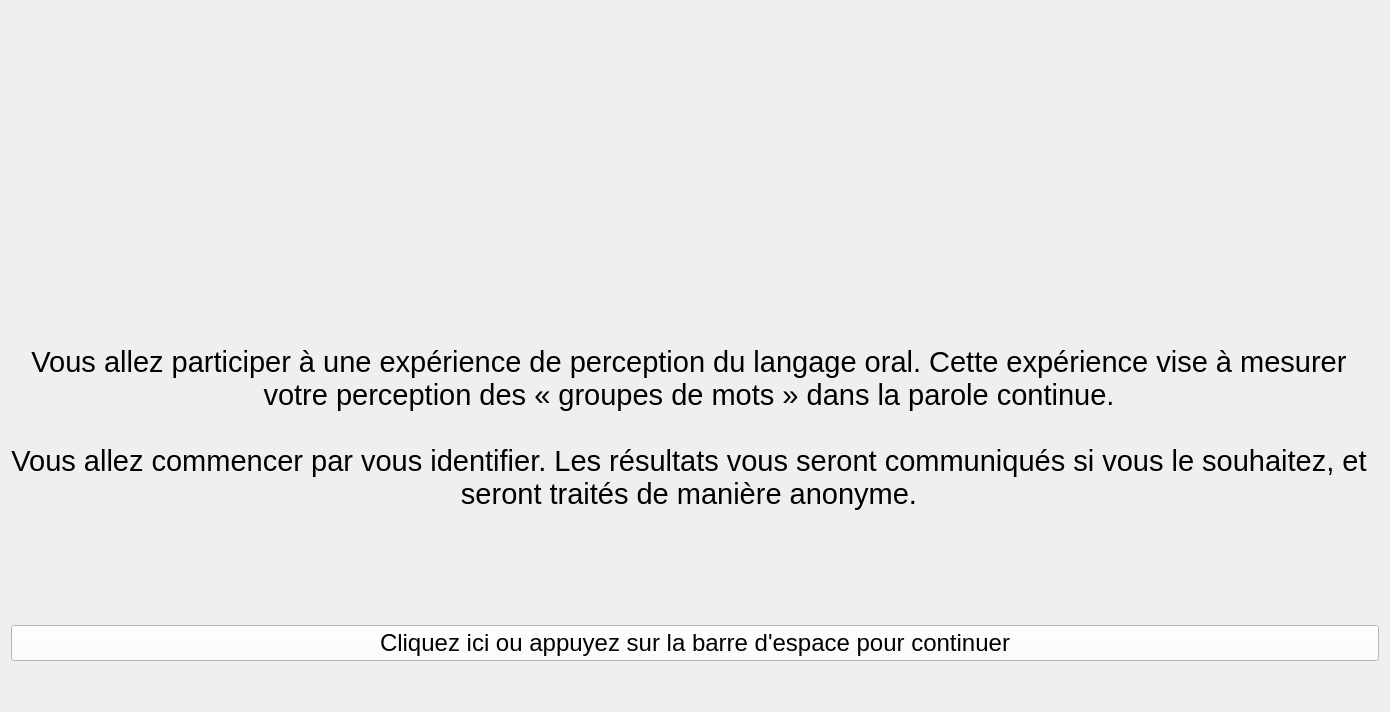
<?xml version="1.0" encoding="UTF-8"?>
<ui version="4.0">
 <class>MainWindow</class>
 <widget class="QMainWindow" name="MainWindow">
  <property name="geometry">
   <rect>
    <x>0</x>
    <y>0</y>
    <width>1223</width>
    <height>712</height>
   </rect>
  </property>
  <property name="windowTitle">
   <string>TapDance Experiment (v. 1.0)</string>
  </property>
  <widget class="QWidget" name="centralWidget">
   <property name="palette">
    <palette>
     <active>
      <colorrole role="WindowText">
       <brush brushstyle="SolidPattern">
        <color alpha="255">
         <red>0</red>
         <green>0</green>
         <blue>0</blue>
        </color>
       </brush>
      </colorrole>
      <colorrole role="Button">
       <brush brushstyle="SolidPattern">
        <color alpha="255">
         <red>255</red>
         <green>255</green>
         <blue>255</blue>
        </color>
       </brush>
      </colorrole>
      <colorrole role="Light">
       <brush brushstyle="SolidPattern">
        <color alpha="255">
         <red>255</red>
         <green>255</green>
         <blue>255</blue>
        </color>
       </brush>
      </colorrole>
      <colorrole role="Midlight">
       <brush brushstyle="SolidPattern">
        <color alpha="255">
         <red>255</red>
         <green>255</green>
         <blue>255</blue>
        </color>
       </brush>
      </colorrole>
      <colorrole role="Dark">
       <brush brushstyle="SolidPattern">
        <color alpha="255">
         <red>127</red>
         <green>127</green>
         <blue>127</blue>
        </color>
       </brush>
      </colorrole>
      <colorrole role="Mid">
       <brush brushstyle="SolidPattern">
        <color alpha="255">
         <red>170</red>
         <green>170</green>
         <blue>170</blue>
        </color>
       </brush>
      </colorrole>
      <colorrole role="Text">
       <brush brushstyle="SolidPattern">
        <color alpha="255">
         <red>0</red>
         <green>0</green>
         <blue>0</blue>
        </color>
       </brush>
      </colorrole>
      <colorrole role="BrightText">
       <brush brushstyle="SolidPattern">
        <color alpha="255">
         <red>255</red>
         <green>255</green>
         <blue>255</blue>
        </color>
       </brush>
      </colorrole>
      <colorrole role="ButtonText">
       <brush brushstyle="SolidPattern">
        <color alpha="255">
         <red>0</red>
         <green>0</green>
         <blue>0</blue>
        </color>
       </brush>
      </colorrole>
      <colorrole role="Base">
       <brush brushstyle="SolidPattern">
        <color alpha="255">
         <red>255</red>
         <green>255</green>
         <blue>255</blue>
        </color>
       </brush>
      </colorrole>
      <colorrole role="Window">
       <brush brushstyle="SolidPattern">
        <color alpha="255">
         <red>255</red>
         <green>255</green>
         <blue>255</blue>
        </color>
       </brush>
      </colorrole>
      <colorrole role="Shadow">
       <brush brushstyle="SolidPattern">
        <color alpha="255">
         <red>0</red>
         <green>0</green>
         <blue>0</blue>
        </color>
       </brush>
      </colorrole>
      <colorrole role="AlternateBase">
       <brush brushstyle="SolidPattern">
        <color alpha="255">
         <red>255</red>
         <green>255</green>
         <blue>255</blue>
        </color>
       </brush>
      </colorrole>
      <colorrole role="ToolTipBase">
       <brush brushstyle="SolidPattern">
        <color alpha="255">
         <red>255</red>
         <green>255</green>
         <blue>220</blue>
        </color>
       </brush>
      </colorrole>
      <colorrole role="ToolTipText">
       <brush brushstyle="SolidPattern">
        <color alpha="255">
         <red>0</red>
         <green>0</green>
         <blue>0</blue>
        </color>
       </brush>
      </colorrole>
     </active>
     <inactive>
      <colorrole role="WindowText">
       <brush brushstyle="SolidPattern">
        <color alpha="255">
         <red>0</red>
         <green>0</green>
         <blue>0</blue>
        </color>
       </brush>
      </colorrole>
      <colorrole role="Button">
       <brush brushstyle="SolidPattern">
        <color alpha="255">
         <red>255</red>
         <green>255</green>
         <blue>255</blue>
        </color>
       </brush>
      </colorrole>
      <colorrole role="Light">
       <brush brushstyle="SolidPattern">
        <color alpha="255">
         <red>255</red>
         <green>255</green>
         <blue>255</blue>
        </color>
       </brush>
      </colorrole>
      <colorrole role="Midlight">
       <brush brushstyle="SolidPattern">
        <color alpha="255">
         <red>255</red>
         <green>255</green>
         <blue>255</blue>
        </color>
       </brush>
      </colorrole>
      <colorrole role="Dark">
       <brush brushstyle="SolidPattern">
        <color alpha="255">
         <red>127</red>
         <green>127</green>
         <blue>127</blue>
        </color>
       </brush>
      </colorrole>
      <colorrole role="Mid">
       <brush brushstyle="SolidPattern">
        <color alpha="255">
         <red>170</red>
         <green>170</green>
         <blue>170</blue>
        </color>
       </brush>
      </colorrole>
      <colorrole role="Text">
       <brush brushstyle="SolidPattern">
        <color alpha="255">
         <red>0</red>
         <green>0</green>
         <blue>0</blue>
        </color>
       </brush>
      </colorrole>
      <colorrole role="BrightText">
       <brush brushstyle="SolidPattern">
        <color alpha="255">
         <red>255</red>
         <green>255</green>
         <blue>255</blue>
        </color>
       </brush>
      </colorrole>
      <colorrole role="ButtonText">
       <brush brushstyle="SolidPattern">
        <color alpha="255">
         <red>0</red>
         <green>0</green>
         <blue>0</blue>
        </color>
       </brush>
      </colorrole>
      <colorrole role="Base">
       <brush brushstyle="SolidPattern">
        <color alpha="255">
         <red>255</red>
         <green>255</green>
         <blue>255</blue>
        </color>
       </brush>
      </colorrole>
      <colorrole role="Window">
       <brush brushstyle="SolidPattern">
        <color alpha="255">
         <red>255</red>
         <green>255</green>
         <blue>255</blue>
        </color>
       </brush>
      </colorrole>
      <colorrole role="Shadow">
       <brush brushstyle="SolidPattern">
        <color alpha="255">
         <red>0</red>
         <green>0</green>
         <blue>0</blue>
        </color>
       </brush>
      </colorrole>
      <colorrole role="AlternateBase">
       <brush brushstyle="SolidPattern">
        <color alpha="255">
         <red>255</red>
         <green>255</green>
         <blue>255</blue>
        </color>
       </brush>
      </colorrole>
      <colorrole role="ToolTipBase">
       <brush brushstyle="SolidPattern">
        <color alpha="255">
         <red>255</red>
         <green>255</green>
         <blue>220</blue>
        </color>
       </brush>
      </colorrole>
      <colorrole role="ToolTipText">
       <brush brushstyle="SolidPattern">
        <color alpha="255">
         <red>0</red>
         <green>0</green>
         <blue>0</blue>
        </color>
       </brush>
      </colorrole>
     </inactive>
     <disabled>
      <colorrole role="WindowText">
       <brush brushstyle="SolidPattern">
        <color alpha="255">
         <red>127</red>
         <green>127</green>
         <blue>127</blue>
        </color>
       </brush>
      </colorrole>
      <colorrole role="Button">
       <brush brushstyle="SolidPattern">
        <color alpha="255">
         <red>255</red>
         <green>255</green>
         <blue>255</blue>
        </color>
       </brush>
      </colorrole>
      <colorrole role="Light">
       <brush brushstyle="SolidPattern">
        <color alpha="255">
         <red>255</red>
         <green>255</green>
         <blue>255</blue>
        </color>
       </brush>
      </colorrole>
      <colorrole role="Midlight">
       <brush brushstyle="SolidPattern">
        <color alpha="255">
         <red>255</red>
         <green>255</green>
         <blue>255</blue>
        </color>
       </brush>
      </colorrole>
      <colorrole role="Dark">
       <brush brushstyle="SolidPattern">
        <color alpha="255">
         <red>127</red>
         <green>127</green>
         <blue>127</blue>
        </color>
       </brush>
      </colorrole>
      <colorrole role="Mid">
       <brush brushstyle="SolidPattern">
        <color alpha="255">
         <red>170</red>
         <green>170</green>
         <blue>170</blue>
        </color>
       </brush>
      </colorrole>
      <colorrole role="Text">
       <brush brushstyle="SolidPattern">
        <color alpha="255">
         <red>127</red>
         <green>127</green>
         <blue>127</blue>
        </color>
       </brush>
      </colorrole>
      <colorrole role="BrightText">
       <brush brushstyle="SolidPattern">
        <color alpha="255">
         <red>255</red>
         <green>255</green>
         <blue>255</blue>
        </color>
       </brush>
      </colorrole>
      <colorrole role="ButtonText">
       <brush brushstyle="SolidPattern">
        <color alpha="255">
         <red>127</red>
         <green>127</green>
         <blue>127</blue>
        </color>
       </brush>
      </colorrole>
      <colorrole role="Base">
       <brush brushstyle="SolidPattern">
        <color alpha="255">
         <red>255</red>
         <green>255</green>
         <blue>255</blue>
        </color>
       </brush>
      </colorrole>
      <colorrole role="Window">
       <brush brushstyle="SolidPattern">
        <color alpha="255">
         <red>255</red>
         <green>255</green>
         <blue>255</blue>
        </color>
       </brush>
      </colorrole>
      <colorrole role="Shadow">
       <brush brushstyle="SolidPattern">
        <color alpha="255">
         <red>0</red>
         <green>0</green>
         <blue>0</blue>
        </color>
       </brush>
      </colorrole>
      <colorrole role="AlternateBase">
       <brush brushstyle="SolidPattern">
        <color alpha="255">
         <red>255</red>
         <green>255</green>
         <blue>255</blue>
        </color>
       </brush>
      </colorrole>
      <colorrole role="ToolTipBase">
       <brush brushstyle="SolidPattern">
        <color alpha="255">
         <red>255</red>
         <green>255</green>
         <blue>220</blue>
        </color>
       </brush>
      </colorrole>
      <colorrole role="ToolTipText">
       <brush brushstyle="SolidPattern">
        <color alpha="255">
         <red>0</red>
         <green>0</green>
         <blue>0</blue>
        </color>
       </brush>
      </colorrole>
     </disabled>
    </palette>
   </property>
   <layout class="QGridLayout" name="gridLayout">
    <property name="leftMargin">
     <number>0</number>
    </property>
    <property name="topMargin">
     <number>0</number>
    </property>
    <property name="rightMargin">
     <number>0</number>
    </property>
    <property name="bottomMargin">
     <number>0</number>
    </property>
    <property name="spacing">
     <number>0</number>
    </property>
    <item row="0" column="0">
     <widget class="QStackedWidget" name="stackedWidgetPages">
      <property name="currentIndex">
       <number>0</number>
      </property>
      <widget class="QWidget" name="pageWelcome">
       <layout class="QGridLayout" name="gridLayout_2" columnminimumwidth="0,0,0">
        <item row="10" column="0" colspan="2">
         <spacer name="verticalSpacer_3">
          <property name="orientation">
           <enum>Qt::Vertical</enum>
          </property>
          <property name="sizeHint" stdset="0">
           <size>
            <width>20</width>
            <height>40</height>
           </size>
          </property>
         </spacer>
        </item>
        <item row="1" column="0" colspan="2">
         <widget class="QLabel" name="label">
          <property name="sizePolicy">
           <sizepolicy hsizetype="Preferred" vsizetype="Preferred">
            <horstretch>0</horstretch>
            <verstretch>0</verstretch>
           </sizepolicy>
          </property>
          <property name="minimumSize">
           <size>
            <width>148</width>
            <height>180</height>
           </size>
          </property>
          <property name="text">
           <string/>
          </property>
          <property name="pixmap">
           <pixmap resource="expe.qrc">:/expe/UCL.png</pixmap>
          </property>
          <property name="scaledContents">
           <bool>false</bool>
          </property>
          <property name="alignment">
           <set>Qt::AlignCenter</set>
          </property>
         </widget>
        </item>
        <item row="7" column="0">
         <widget class="QLabel" name="labelWelcome">
          <property name="sizePolicy">
           <sizepolicy hsizetype="MinimumExpanding" vsizetype="Minimum">
            <horstretch>0</horstretch>
            <verstretch>0</verstretch>
           </sizepolicy>
          </property>
          <property name="minimumSize">
           <size>
            <width>0</width>
            <height>300</height>
           </size>
          </property>
          <property name="font">
           <font>
            <pointsize>22</pointsize>
           </font>
          </property>
          <property name="text">
           <string>Vous allez participer à une expérience de perception du langage oral. Cette expérience vise à mesurer votre perception des « groupes de mots » dans la parole continue.

Vous allez commencer par vous identifier. Les résultats vous seront communiqués si vous le souhaitez, et seront traités de manière anonyme.</string>
          </property>
          <property name="alignment">
           <set>Qt::AlignCenter</set>
          </property>
          <property name="wordWrap">
           <bool>true</bool>
          </property>
          <property name="margin">
           <number>50</number>
          </property>
         </widget>
        </item>
        <item row="3" column="0" colspan="2">
         <spacer name="verticalSpacer">
          <property name="orientation">
           <enum>Qt::Vertical</enum>
          </property>
          <property name="sizeHint" stdset="0">
           <size>
            <width>20</width>
            <height>40</height>
           </size>
          </property>
         </spacer>
        </item>
        <item row="9" column="0" colspan="3">
         <widget class="QPushButton" name="buttonStart">
          <property name="font">
           <font>
            <pointsize>18</pointsize>
           </font>
          </property>
          <property name="text">
           <string>Cliquez ici ou appuyez sur la barre d'espace pour continuer</string>
          </property>
          <property name="shortcut">
           <string>Space</string>
          </property>
         </widget>
        </item>
        <item row="0" column="0" colspan="2">
         <spacer name="verticalSpacer_2">
          <property name="orientation">
           <enum>Qt::Vertical</enum>
          </property>
          <property name="sizeHint" stdset="0">
           <size>
            <width>20</width>
            <height>40</height>
           </size>
          </property>
         </spacer>
        </item>
        <item row="8" column="0">
         <spacer name="verticalSpacer_4">
          <property name="orientation">
           <enum>Qt::Vertical</enum>
          </property>
          <property name="sizeHint" stdset="0">
           <size>
            <width>20</width>
            <height>40</height>
           </size>
          </property>
         </spacer>
        </item>
       </layout>
      </widget>
     </widget>
    </item>
   </layout>
  </widget>
 </widget>
 <layoutdefault spacing="6" margin="11"/>
 <resources>
  <include location="expe.qrc"/>
 </resources>
 <connections/>
</ui>
